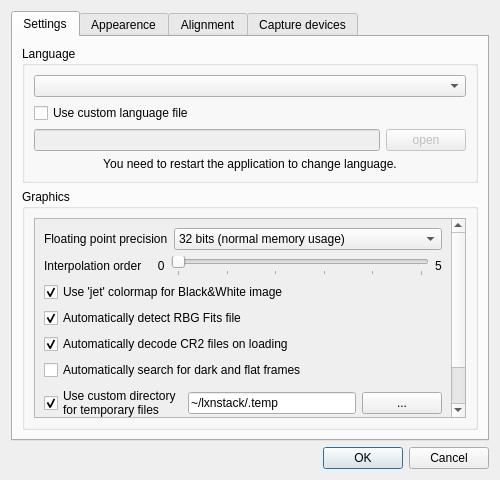
<?xml version="1.0" encoding="UTF-8"?>
<ui version="4.0">
 <author>Maurizio D'Addona</author>
 <class>Dialog</class>
 <widget class="QDialog" name="Dialog">
  <property name="geometry">
   <rect>
    <x>0</x>
    <y>0</y>
    <width>500</width>
    <height>480</height>
   </rect>
  </property>
  <property name="minimumSize">
   <size>
    <width>450</width>
    <height>420</height>
   </size>
  </property>
  <property name="maximumSize">
   <size>
    <width>640</width>
    <height>480</height>
   </size>
  </property>
  <property name="windowTitle">
   <string>Preferences</string>
  </property>
  <property name="windowOpacity">
   <double>1.000000000000000</double>
  </property>
  <layout class="QVBoxLayout" name="verticalLayout">
   <item>
    <widget class="QTabWidget" name="tabWidget">
     <property name="tabPosition">
      <enum>QTabWidget::North</enum>
     </property>
     <property name="tabShape">
      <enum>QTabWidget::Rounded</enum>
     </property>
     <property name="currentIndex">
      <number>0</number>
     </property>
     <property name="documentMode">
      <bool>false</bool>
     </property>
     <widget class="QWidget" name="tabGeneral">
      <attribute name="title">
       <string>Settings</string>
      </attribute>
      <layout class="QVBoxLayout" name="verticalLayout_5">
       <item>
        <widget class="QGroupBox" name="groupBox">
         <property name="title">
          <string>Language</string>
         </property>
         <layout class="QVBoxLayout" name="verticalLayout_6">
          <item>
           <widget class="QComboBox" name="langComboBox"/>
          </item>
          <item>
           <widget class="QCheckBox" name="useCustomLangCheckBox">
            <property name="text">
             <string>Use custom language file</string>
            </property>
           </widget>
          </item>
          <item>
           <layout class="QHBoxLayout" name="horizontalLayout_3">
            <item>
             <widget class="QLineEdit" name="langFileLineEdit">
              <property name="enabled">
               <bool>false</bool>
              </property>
             </widget>
            </item>
            <item>
             <widget class="QPushButton" name="openLangPushButton">
              <property name="enabled">
               <bool>false</bool>
              </property>
              <property name="text">
               <string>open</string>
              </property>
             </widget>
            </item>
           </layout>
          </item>
          <item>
           <widget class="QLabel" name="label_3">
            <property name="text">
             <string>You need to restart the application to change language.</string>
            </property>
            <property name="alignment">
             <set>Qt::AlignCenter</set>
            </property>
            <property name="wordWrap">
             <bool>true</bool>
            </property>
           </widget>
          </item>
         </layout>
        </widget>
       </item>
       <item>
        <widget class="QGroupBox" name="groupBox_5">
         <property name="title">
          <string>Graphics</string>
         </property>
         <layout class="QVBoxLayout" name="verticalLayout_8">
          <item>
           <widget class="QScrollArea" name="scrollArea_2">
            <property name="widgetResizable">
             <bool>true</bool>
            </property>
            <widget class="QWidget" name="scrollAreaWidgetContents_2">
             <property name="geometry">
              <rect>
               <x>0</x>
               <y>0</y>
               <width>434</width>
               <height>271</height>
              </rect>
             </property>
             <layout class="QVBoxLayout" name="verticalLayout_11">
              <item>
               <layout class="QHBoxLayout" name="horizontalLayout_8">
                <property name="spacing">
                 <number>-1</number>
                </property>
                <item>
                 <widget class="QLabel" name="label_18">
                  <property name="sizePolicy">
                   <sizepolicy hsizetype="Minimum" vsizetype="Preferred">
                    <horstretch>0</horstretch>
                    <verstretch>0</verstretch>
                   </sizepolicy>
                  </property>
                  <property name="text">
                   <string>Floating point precision</string>
                  </property>
                 </widget>
                </item>
                <item>
                 <widget class="QComboBox" name="fTypeComboBox">
                  <property name="sizePolicy">
                   <sizepolicy hsizetype="Expanding" vsizetype="Fixed">
                    <horstretch>0</horstretch>
                    <verstretch>0</verstretch>
                   </sizepolicy>
                  </property>
                  <property name="currentIndex">
                   <number>0</number>
                  </property>
                  <item>
                   <property name="text">
                    <string>32 bits (normal memory usage)</string>
                   </property>
                  </item>
                  <item>
                   <property name="text">
                    <string>64 bits (high memory usage)</string>
                   </property>
                  </item>
                 </widget>
                </item>
               </layout>
              </item>
              <item>
               <layout class="QHBoxLayout" name="horizontalLayout_10">
                <item>
                 <widget class="QLabel" name="label_17">
                  <property name="text">
                   <string>Interpolation order</string>
                  </property>
                 </widget>
                </item>
                <item>
                 <widget class="QLabel" name="label_19">
                  <property name="text">
                   <string>   0</string>
                  </property>
                 </widget>
                </item>
                <item>
                 <widget class="QSlider" name="intOrderSlider">
                  <property name="maximum">
                   <number>5</number>
                  </property>
                  <property name="pageStep">
                   <number>2</number>
                  </property>
                  <property name="value">
                   <number>0</number>
                  </property>
                  <property name="sliderPosition">
                   <number>0</number>
                  </property>
                  <property name="orientation">
                   <enum>Qt::Horizontal</enum>
                  </property>
                  <property name="tickPosition">
                   <enum>QSlider::TicksBelow</enum>
                  </property>
                  <property name="tickInterval">
                   <number>1</number>
                  </property>
                 </widget>
                </item>
                <item>
                 <widget class="QLabel" name="label_20">
                  <property name="text">
                   <string>5</string>
                  </property>
                 </widget>
                </item>
               </layout>
              </item>
              <item>
               <widget class="QCheckBox" name="jetCheckBox">
                <property name="text">
                 <string>Use 'jet' colormap for Black&amp;&amp;White image</string>
                </property>
                <property name="checked">
                 <bool>true</bool>
                </property>
               </widget>
              </item>
              <item>
               <widget class="QCheckBox" name="rgbFitsCheckBox">
                <property name="text">
                 <string>Automatically detect RBG Fits file</string>
                </property>
                <property name="checked">
                 <bool>true</bool>
                </property>
               </widget>
              </item>
              <item>
               <widget class="QCheckBox" name="decodeCR2CheckBox">
                <property name="text">
                 <string>Automatically decode CR2 files on loading</string>
                </property>
                <property name="checked">
                 <bool>true</bool>
                </property>
               </widget>
              </item>
              <item>
               <widget class="QCheckBox" name="autoFolderscheckBox">
                <property name="text">
                 <string>Automatically search for dark and flat frames</string>
                </property>
               </widget>
              </item>
              <item>
               <layout class="QHBoxLayout" name="horizontalLayout_7">
                <item>
                 <widget class="QCheckBox" name="tempPathCheckBox">
                  <property name="text">
                   <string>Use custom directory
for temporary files</string>
                  </property>
                  <property name="checked">
                   <bool>true</bool>
                  </property>
                 </widget>
                </item>
                <item>
                 <widget class="QLineEdit" name="tempPathLineEdit">
                  <property name="text">
                   <string>~/lxnstack/.temp</string>
                  </property>
                 </widget>
                </item>
                <item>
                 <widget class="QPushButton" name="tempPathPushButton">
                  <property name="text">
                   <string>...</string>
                  </property>
                 </widget>
                </item>
               </layout>
              </item>
              <item>
               <widget class="QCheckBox" name="compressedTempCheckBox">
                <property name="text">
                 <string>Use compressed temporary files
(slower, but saves disk space)</string>
                </property>
               </widget>
              </item>
             </layout>
            </widget>
           </widget>
          </item>
         </layout>
        </widget>
       </item>
      </layout>
     </widget>
     <widget class="QWidget" name="tabAppearence">
      <attribute name="title">
       <string>Appearence</string>
      </attribute>
      <layout class="QVBoxLayout" name="verticalLayout_12">
       <item>
        <widget class="QGroupBox" name="groupBox_2">
         <property name="title">
          <string>Applicaton Theme</string>
         </property>
         <layout class="QVBoxLayout" name="verticalLayout_13">
          <item>
           <widget class="QListWidget" name="themeListWidget">
            <item>
             <property name="text">
              <string>&lt;SYSTEM THEME&gt;</string>
             </property>
            </item>
           </widget>
          </item>
         </layout>
        </widget>
       </item>
      </layout>
     </widget>
     <widget class="QWidget" name="tabAlignment">
      <attribute name="title">
       <string>Alignment</string>
      </attribute>
      <attribute name="toolTip">
       <string>Alignment options</string>
      </attribute>
      <layout class="QVBoxLayout" name="verticalLayout_2">
       <item>
        <widget class="QGroupBox" name="groupBox_6">
         <property name="title">
          <string>Alingment points</string>
         </property>
         <layout class="QHBoxLayout" name="horizontalLayout_11">
          <item>
           <widget class="QGroupBox" name="groupBox_3">
            <property name="sizePolicy">
             <sizepolicy hsizetype="Expanding" vsizetype="Expanding">
              <horstretch>0</horstretch>
              <verstretch>0</verstretch>
             </sizepolicy>
            </property>
            <property name="minimumSize">
             <size>
              <width>200</width>
              <height>121</height>
             </size>
            </property>
            <property name="maximumSize">
             <size>
              <width>400</width>
              <height>400</height>
             </size>
            </property>
            <property name="title">
             <string>Rectangle size</string>
            </property>
            <layout class="QVBoxLayout" name="verticalLayout_9">
             <item>
              <widget class="QCheckBox" name="autoSizeCheckBox">
               <property name="text">
                <string>Auto detect best size</string>
               </property>
               <property name="checked">
                <bool>true</bool>
               </property>
              </widget>
             </item>
             <item>
              <layout class="QHBoxLayout" name="horizontalLayout">
               <item>
                <widget class="QLabel" name="label">
                 <property name="sizePolicy">
                  <sizepolicy hsizetype="Minimum" vsizetype="Preferred">
                   <horstretch>0</horstretch>
                   <verstretch>0</verstretch>
                  </sizepolicy>
                 </property>
                 <property name="minimumSize">
                  <size>
                   <width>100</width>
                   <height>0</height>
                  </size>
                 </property>
                 <property name="text">
                  <string>Width</string>
                 </property>
                </widget>
               </item>
               <item>
                <widget class="QSpinBox" name="rWSpinBox">
                 <property name="enabled">
                  <bool>false</bool>
                 </property>
                 <property name="sizePolicy">
                  <sizepolicy hsizetype="Expanding" vsizetype="Fixed">
                   <horstretch>0</horstretch>
                   <verstretch>0</verstretch>
                  </sizepolicy>
                 </property>
                 <property name="alignment">
                  <set>Qt::AlignRight|Qt::AlignTrailing|Qt::AlignVCenter</set>
                 </property>
                 <property name="suffix">
                  <string> px</string>
                 </property>
                 <property name="minimum">
                  <number>32</number>
                 </property>
                 <property name="maximum">
                  <number>1024</number>
                 </property>
                 <property name="singleStep">
                  <number>32</number>
                 </property>
                </widget>
               </item>
              </layout>
             </item>
             <item>
              <layout class="QHBoxLayout" name="horizontalLayout_2">
               <item>
                <widget class="QLabel" name="label_2">
                 <property name="sizePolicy">
                  <sizepolicy hsizetype="Minimum" vsizetype="Preferred">
                   <horstretch>0</horstretch>
                   <verstretch>0</verstretch>
                  </sizepolicy>
                 </property>
                 <property name="minimumSize">
                  <size>
                   <width>100</width>
                   <height>0</height>
                  </size>
                 </property>
                 <property name="text">
                  <string>Height</string>
                 </property>
                </widget>
               </item>
               <item>
                <widget class="QSpinBox" name="rHSpinBox">
                 <property name="enabled">
                  <bool>false</bool>
                 </property>
                 <property name="sizePolicy">
                  <sizepolicy hsizetype="Expanding" vsizetype="Fixed">
                   <horstretch>0</horstretch>
                   <verstretch>0</verstretch>
                  </sizepolicy>
                 </property>
                 <property name="alignment">
                  <set>Qt::AlignRight|Qt::AlignTrailing|Qt::AlignVCenter</set>
                 </property>
                 <property name="suffix">
                  <string> px</string>
                 </property>
                 <property name="minimum">
                  <number>32</number>
                 </property>
                 <property name="maximum">
                  <number>1024</number>
                 </property>
                 <property name="singleStep">
                  <number>32</number>
                 </property>
                </widget>
               </item>
              </layout>
             </item>
             <item>
              <widget class="QCheckBox" name="wholeImageCheckBox">
               <property name="text">
                <string>Use whole image to track
the alignment points</string>
               </property>
              </widget>
             </item>
            </layout>
           </widget>
          </item>
          <item>
           <widget class="QGroupBox" name="groupBox_4">
            <property name="sizePolicy">
             <sizepolicy hsizetype="Expanding" vsizetype="Expanding">
              <horstretch>0</horstretch>
              <verstretch>0</verstretch>
             </sizepolicy>
            </property>
            <property name="minimumSize">
             <size>
              <width>200</width>
              <height>121</height>
             </size>
            </property>
            <property name="maximumSize">
             <size>
              <width>400</width>
              <height>400</height>
             </size>
            </property>
            <property name="title">
             <string>Auto detection</string>
            </property>
            <layout class="QVBoxLayout" name="verticalLayout_10">
             <item>
              <widget class="QCheckBox" name="minQualitycheckBox">
               <property name="text">
                <string>Auto detect best quality</string>
               </property>
               <property name="checked">
                <bool>true</bool>
               </property>
              </widget>
             </item>
             <item>
              <layout class="QHBoxLayout" name="horizontalLayout_5">
               <item>
                <widget class="QLabel" name="label_4">
                 <property name="sizePolicy">
                  <sizepolicy hsizetype="Minimum" vsizetype="Preferred">
                   <horstretch>0</horstretch>
                   <verstretch>0</verstretch>
                  </sizepolicy>
                 </property>
                 <property name="minimumSize">
                  <size>
                   <width>100</width>
                   <height>0</height>
                  </size>
                 </property>
                 <property name="text">
                  <string>Max points</string>
                 </property>
                </widget>
               </item>
               <item>
                <widget class="QSpinBox" name="maxPointsSpinBox">
                 <property name="sizePolicy">
                  <sizepolicy hsizetype="Expanding" vsizetype="Fixed">
                   <horstretch>0</horstretch>
                   <verstretch>0</verstretch>
                  </sizepolicy>
                 </property>
                 <property name="alignment">
                  <set>Qt::AlignRight|Qt::AlignTrailing|Qt::AlignVCenter</set>
                 </property>
                 <property name="suffix">
                  <string> points</string>
                 </property>
                 <property name="maximum">
                  <number>99999</number>
                 </property>
                 <property name="value">
                  <number>10</number>
                 </property>
                </widget>
               </item>
              </layout>
             </item>
             <item>
              <layout class="QHBoxLayout" name="horizontalLayout_6">
               <item>
                <widget class="QLabel" name="label_5">
                 <property name="sizePolicy">
                  <sizepolicy hsizetype="Minimum" vsizetype="Preferred">
                   <horstretch>0</horstretch>
                   <verstretch>0</verstretch>
                  </sizepolicy>
                 </property>
                 <property name="minimumSize">
                  <size>
                   <width>100</width>
                   <height>0</height>
                  </size>
                 </property>
                 <property name="text">
                  <string>Min quality</string>
                 </property>
                </widget>
               </item>
               <item>
                <widget class="QDoubleSpinBox" name="minQualityDoubleSpinBox">
                 <property name="enabled">
                  <bool>false</bool>
                 </property>
                 <property name="sizePolicy">
                  <sizepolicy hsizetype="Expanding" vsizetype="Fixed">
                   <horstretch>0</horstretch>
                   <verstretch>0</verstretch>
                  </sizepolicy>
                 </property>
                 <property name="alignment">
                  <set>Qt::AlignRight|Qt::AlignTrailing|Qt::AlignVCenter</set>
                 </property>
                 <property name="decimals">
                  <number>4</number>
                 </property>
                 <property name="minimum">
                  <double>0.000100000000000</double>
                 </property>
                 <property name="maximum">
                  <double>100.000000000000000</double>
                 </property>
                 <property name="singleStep">
                  <double>0.005000000000000</double>
                 </property>
                 <property name="value">
                  <double>0.250000000000000</double>
                 </property>
                </widget>
               </item>
              </layout>
             </item>
            </layout>
           </widget>
          </item>
         </layout>
        </widget>
       </item>
       <item>
        <widget class="QGroupBox" name="groupBox_7">
         <property name="title">
          <string>Phase correlation</string>
         </property>
         <layout class="QVBoxLayout" name="verticalLayout_4">
          <item>
           <widget class="QCheckBox" name="showPhaseImgCheckBox">
            <property name="text">
             <string>Show corrlation images during alignment process (slower)</string>
            </property>
           </widget>
          </item>
          <item>
           <layout class="QHBoxLayout" name="horizontalLayout_9">
            <item>
             <widget class="QLabel" name="label_16">
              <property name="text">
               <string>Interpolation order</string>
              </property>
             </widget>
            </item>
            <item>
             <widget class="QLabel" name="label_21">
              <property name="text">
               <string>   0</string>
              </property>
             </widget>
            </item>
            <item>
             <widget class="QSlider" name="phaseIntOrderSlider">
              <property name="maximum">
               <number>5</number>
              </property>
              <property name="pageStep">
               <number>2</number>
              </property>
              <property name="value">
               <number>0</number>
              </property>
              <property name="sliderPosition">
               <number>0</number>
              </property>
              <property name="orientation">
               <enum>Qt::Horizontal</enum>
              </property>
              <property name="invertedAppearance">
               <bool>false</bool>
              </property>
              <property name="invertedControls">
               <bool>false</bool>
              </property>
              <property name="tickPosition">
               <enum>QSlider::TicksBelow</enum>
              </property>
              <property name="tickInterval">
               <number>1</number>
              </property>
             </widget>
            </item>
            <item>
             <widget class="QLabel" name="label_22">
              <property name="text">
               <string>5</string>
              </property>
             </widget>
            </item>
           </layout>
          </item>
         </layout>
        </widget>
       </item>
      </layout>
     </widget>
     <widget class="QWidget" name="tabDevices">
      <attribute name="title">
       <string>Capture devices</string>
      </attribute>
      <layout class="QVBoxLayout" name="verticalLayout_3">
       <item>
        <widget class="QFrame" name="deviceFrame">
         <property name="frameShape">
          <enum>QFrame::NoFrame</enum>
         </property>
         <property name="frameShadow">
          <enum>QFrame::Plain</enum>
         </property>
         <layout class="QVBoxLayout" name="verticalLayout_7">
          <item>
           <layout class="QHBoxLayout" name="horizontalLayout_4">
            <item>
             <widget class="QPushButton" name="refreshPushButton">
              <property name="sizePolicy">
               <sizepolicy hsizetype="Minimum" vsizetype="Minimum">
                <horstretch>0</horstretch>
                <verstretch>0</verstretch>
               </sizepolicy>
              </property>
              <property name="toolTip">
               <string>Refresh devices list</string>
              </property>
              <property name="text">
               <string/>
              </property>
             </widget>
            </item>
            <item>
             <widget class="QComboBox" name="devComboBox">
              <property name="sizePolicy">
               <sizepolicy hsizetype="MinimumExpanding" vsizetype="Fixed">
                <horstretch>0</horstretch>
                <verstretch>0</verstretch>
               </sizepolicy>
              </property>
             </widget>
            </item>
           </layout>
          </item>
          <item>
           <layout class="QVBoxLayout" name="controlsLayout"/>
          </item>
         </layout>
        </widget>
       </item>
      </layout>
     </widget>
    </widget>
   </item>
   <item>
    <widget class="QDialogButtonBox" name="buttonBox">
     <property name="orientation">
      <enum>Qt::Horizontal</enum>
     </property>
     <property name="standardButtons">
      <set>QDialogButtonBox::Cancel|QDialogButtonBox::Ok</set>
     </property>
    </widget>
   </item>
  </layout>
 </widget>
 <tabstops>
  <tabstop>langComboBox</tabstop>
  <tabstop>useCustomLangCheckBox</tabstop>
  <tabstop>langFileLineEdit</tabstop>
  <tabstop>openLangPushButton</tabstop>
 </tabstops>
 <resources/>
 <connections>
  <connection>
   <sender>buttonBox</sender>
   <signal>accepted()</signal>
   <receiver>Dialog</receiver>
   <slot>accept()</slot>
   <hints>
    <hint type="sourcelabel">
     <x>264</x>
     <y>395</y>
    </hint>
    <hint type="destinationlabel">
     <x>157</x>
     <y>274</y>
    </hint>
   </hints>
  </connection>
  <connection>
   <sender>buttonBox</sender>
   <signal>rejected()</signal>
   <receiver>Dialog</receiver>
   <slot>reject()</slot>
   <hints>
    <hint type="sourcelabel">
     <x>327</x>
     <y>395</y>
    </hint>
    <hint type="destinationlabel">
     <x>286</x>
     <y>274</y>
    </hint>
   </hints>
  </connection>
  <connection>
   <sender>useCustomLangCheckBox</sender>
   <signal>toggled(bool)</signal>
   <receiver>langFileLineEdit</receiver>
   <slot>setEnabled(bool)</slot>
   <hints>
    <hint type="sourcelabel">
     <x>90</x>
     <y>98</y>
    </hint>
    <hint type="destinationlabel">
     <x>122</x>
     <y>135</y>
    </hint>
   </hints>
  </connection>
  <connection>
   <sender>useCustomLangCheckBox</sender>
   <signal>toggled(bool)</signal>
   <receiver>openLangPushButton</receiver>
   <slot>setEnabled(bool)</slot>
   <hints>
    <hint type="sourcelabel">
     <x>261</x>
     <y>100</y>
    </hint>
    <hint type="destinationlabel">
     <x>429</x>
     <y>136</y>
    </hint>
   </hints>
  </connection>
  <connection>
   <sender>autoSizeCheckBox</sender>
   <signal>toggled(bool)</signal>
   <receiver>rWSpinBox</receiver>
   <slot>setDisabled(bool)</slot>
   <hints>
    <hint type="sourcelabel">
     <x>55</x>
     <y>71</y>
    </hint>
    <hint type="destinationlabel">
     <x>190</x>
     <y>108</y>
    </hint>
   </hints>
  </connection>
  <connection>
   <sender>autoSizeCheckBox</sender>
   <signal>toggled(bool)</signal>
   <receiver>rHSpinBox</receiver>
   <slot>setDisabled(bool)</slot>
   <hints>
    <hint type="sourcelabel">
     <x>36</x>
     <y>67</y>
    </hint>
    <hint type="destinationlabel">
     <x>190</x>
     <y>136</y>
    </hint>
   </hints>
  </connection>
  <connection>
   <sender>minQualitycheckBox</sender>
   <signal>toggled(bool)</signal>
   <receiver>minQualityDoubleSpinBox</receiver>
   <slot>setDisabled(bool)</slot>
   <hints>
    <hint type="sourcelabel">
     <x>141</x>
     <y>246</y>
    </hint>
    <hint type="destinationlabel">
     <x>245</x>
     <y>337</y>
    </hint>
   </hints>
  </connection>
  <connection>
   <sender>tempPathCheckBox</sender>
   <signal>toggled(bool)</signal>
   <receiver>tempPathLineEdit</receiver>
   <slot>setEnabled(bool)</slot>
   <hints>
    <hint type="sourcelabel">
     <x>142</x>
     <y>325</y>
    </hint>
    <hint type="destinationlabel">
     <x>196</x>
     <y>325</y>
    </hint>
   </hints>
  </connection>
  <connection>
   <sender>tempPathCheckBox</sender>
   <signal>toggled(bool)</signal>
   <receiver>tempPathPushButton</receiver>
   <slot>setEnabled(bool)</slot>
   <hints>
    <hint type="sourcelabel">
     <x>133</x>
     <y>313</y>
    </hint>
    <hint type="destinationlabel">
     <x>401</x>
     <y>320</y>
    </hint>
   </hints>
  </connection>
  <connection>
   <sender>useCustomLangCheckBox</sender>
   <signal>toggled(bool)</signal>
   <receiver>langComboBox</receiver>
   <slot>setDisabled(bool)</slot>
   <hints>
    <hint type="sourcelabel">
     <x>65</x>
     <y>91</y>
    </hint>
    <hint type="destinationlabel">
     <x>66</x>
     <y>68</y>
    </hint>
   </hints>
  </connection>
 </connections>
</ui>
